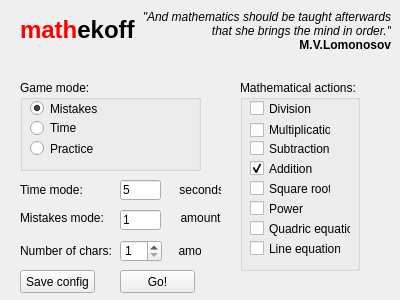
<?xml version="1.0" encoding="UTF-8"?>
<ui version="4.0">
 <class>StartupWindow</class>
 <widget class="QMainWindow" name="StartupWindow">
  <property name="geometry">
   <rect>
    <x>0</x>
    <y>0</y>
    <width>400</width>
    <height>300</height>
   </rect>
  </property>
  <property name="minimumSize">
   <size>
    <width>400</width>
    <height>300</height>
   </size>
  </property>
  <property name="maximumSize">
   <size>
    <width>400</width>
    <height>300</height>
   </size>
  </property>
  <property name="windowTitle">
   <string>mathekoff menu</string>
  </property>
  <widget class="QWidget" name="centralWidget">
   <widget class="QLabel" name="mathekoffLabel">
    <property name="geometry">
     <rect>
      <x>20</x>
      <y>10</y>
      <width>191</width>
      <height>41</height>
     </rect>
    </property>
    <property name="font">
     <font>
      <weight>50</weight>
      <bold>false</bold>
     </font>
    </property>
    <property name="text">
     <string>&lt;html&gt;&lt;head/&gt;&lt;body&gt;&lt;h1&gt;&lt;b style=&quot;color:red&quot;&gt;math&lt;/b&gt;ekoff&lt;/h1&gt;&lt;/body&gt;&lt;/html&gt;</string>
    </property>
   </widget>
   <widget class="QGroupBox" name="gameModeGroup">
    <property name="geometry">
     <rect>
      <x>20</x>
      <y>80</y>
      <width>181</width>
      <height>91</height>
     </rect>
    </property>
    <property name="title">
     <string>Game mode:</string>
    </property>
    <widget class="QRadioButton" name="isMistakesRadio">
     <property name="geometry">
      <rect>
       <x>10</x>
       <y>20</y>
       <width>82</width>
       <height>17</height>
      </rect>
     </property>
     <property name="text">
      <string>Mistakes</string>
     </property>
     <property name="checked">
      <bool>true</bool>
     </property>
    </widget>
    <widget class="QRadioButton" name="isTimeRadio">
     <property name="geometry">
      <rect>
       <x>10</x>
       <y>40</y>
       <width>82</width>
       <height>16</height>
      </rect>
     </property>
     <property name="text">
      <string>Time</string>
     </property>
    </widget>
    <widget class="QRadioButton" name="isPracticeRadio">
     <property name="geometry">
      <rect>
       <x>10</x>
       <y>60</y>
       <width>82</width>
       <height>17</height>
      </rect>
     </property>
     <property name="text">
      <string>Practice</string>
     </property>
    </widget>
   </widget>
   <widget class="QGroupBox" name="actionsGroup">
    <property name="geometry">
     <rect>
      <x>240</x>
      <y>80</y>
      <width>120</width>
      <height>191</height>
     </rect>
    </property>
    <property name="title">
     <string>Mathematical actions:</string>
    </property>
    <widget class="QCheckBox" name="divBox">
     <property name="geometry">
      <rect>
       <x>10</x>
       <y>20</y>
       <width>70</width>
       <height>17</height>
      </rect>
     </property>
     <property name="text">
      <string>Division</string>
     </property>
    </widget>
    <widget class="QCheckBox" name="multipBox">
     <property name="geometry">
      <rect>
       <x>10</x>
       <y>40</y>
       <width>81</width>
       <height>20</height>
      </rect>
     </property>
     <property name="text">
      <string>Multiplication</string>
     </property>
    </widget>
    <widget class="QCheckBox" name="subBox">
     <property name="geometry">
      <rect>
       <x>10</x>
       <y>60</y>
       <width>81</width>
       <height>17</height>
      </rect>
     </property>
     <property name="text">
      <string>Subtraction</string>
     </property>
    </widget>
    <widget class="QCheckBox" name="addBox">
     <property name="geometry">
      <rect>
       <x>10</x>
       <y>80</y>
       <width>70</width>
       <height>17</height>
      </rect>
     </property>
     <property name="text">
      <string>Addition</string>
     </property>
     <property name="checked">
      <bool>true</bool>
     </property>
    </widget>
    <widget class="QCheckBox" name="sqrBox">
     <property name="geometry">
      <rect>
       <x>10</x>
       <y>100</y>
       <width>81</width>
       <height>17</height>
      </rect>
     </property>
     <property name="text">
      <string>Square root</string>
     </property>
    </widget>
    <widget class="QCheckBox" name="powBox">
     <property name="geometry">
      <rect>
       <x>10</x>
       <y>120</y>
       <width>70</width>
       <height>17</height>
      </rect>
     </property>
     <property name="text">
      <string>Power</string>
     </property>
    </widget>
    <widget class="QCheckBox" name="quadEqBox">
     <property name="geometry">
      <rect>
       <x>10</x>
       <y>140</y>
       <width>101</width>
       <height>17</height>
      </rect>
     </property>
     <property name="text">
      <string>Quadric equation</string>
     </property>
    </widget>
    <widget class="QCheckBox" name="lineEqBox">
     <property name="geometry">
      <rect>
       <x>10</x>
       <y>160</y>
       <width>91</width>
       <height>17</height>
      </rect>
     </property>
     <property name="text">
      <string>Line equation</string>
     </property>
    </widget>
   </widget>
   <widget class="QPushButton" name="goButton">
    <property name="geometry">
     <rect>
      <x>120</x>
      <y>270</y>
      <width>75</width>
      <height>23</height>
     </rect>
    </property>
    <property name="text">
     <string>Go!</string>
    </property>
   </widget>
   <widget class="QPushButton" name="saveCfgButton">
    <property name="geometry">
     <rect>
      <x>20</x>
      <y>270</y>
      <width>75</width>
      <height>23</height>
     </rect>
    </property>
    <property name="text">
     <string>Save config</string>
    </property>
   </widget>
   <widget class="QLineEdit" name="secondLineEdit">
    <property name="geometry">
     <rect>
      <x>120</x>
      <y>180</y>
      <width>41</width>
      <height>20</height>
     </rect>
    </property>
    <property name="inputMask">
     <string>99</string>
    </property>
    <property name="text">
     <string>5</string>
    </property>
    <property name="maxLength">
     <number>2</number>
    </property>
   </widget>
   <widget class="QLineEdit" name="amountLineEdit">
    <property name="geometry">
     <rect>
      <x>120</x>
      <y>210</y>
      <width>41</width>
      <height>20</height>
     </rect>
    </property>
    <property name="inputMethodHints">
     <set>Qt::ImhNone</set>
    </property>
    <property name="inputMask">
     <string notr="true">99</string>
    </property>
    <property name="text">
     <string>1</string>
    </property>
    <property name="maxLength">
     <number>2</number>
    </property>
   </widget>
   <widget class="QLabel" name="timeModeLabel">
    <property name="geometry">
     <rect>
      <x>20</x>
      <y>180</y>
      <width>201</width>
      <height>20</height>
     </rect>
    </property>
    <property name="text">
     <string>Time mode:                             seconds</string>
    </property>
   </widget>
   <widget class="QLabel" name="mistakesModeLabel">
    <property name="geometry">
     <rect>
      <x>20</x>
      <y>210</y>
      <width>201</width>
      <height>16</height>
     </rect>
    </property>
    <property name="text">
     <string>Mistakes mode:                       amount</string>
    </property>
   </widget>
   <widget class="QLabel" name="quoteLabel">
    <property name="geometry">
     <rect>
      <x>140</x>
      <y>10</y>
      <width>251</width>
      <height>41</height>
     </rect>
    </property>
    <property name="font">
     <font>
      <italic>true</italic>
     </font>
    </property>
    <property name="text">
     <string>&lt;html&gt;&lt;head/&gt;&lt;body&gt;&lt;p align=&quot;right&quot;&gt;&amp;quot;And mathematics should be taught afterwards that she brings the mind in order.&amp;quot;&lt;br/&gt;&lt;span style=&quot; font-weight:600; font-style:normal;&quot;&gt;M.V.Lomonosov&lt;/span&gt;&lt;/p&gt;&lt;/body&gt;&lt;/html&gt;</string>
    </property>
    <property name="wordWrap">
     <bool>true</bool>
    </property>
   </widget>
   <widget class="QSpinBox" name="numbersAmountSpin">
    <property name="geometry">
     <rect>
      <x>120</x>
      <y>240</y>
      <width>42</width>
      <height>22</height>
     </rect>
    </property>
    <property name="minimum">
     <number>1</number>
    </property>
    <property name="maximum">
     <number>3</number>
    </property>
    <property name="displayIntegerBase">
     <number>10</number>
    </property>
   </widget>
   <widget class="QLabel" name="charsNumberLabel">
    <property name="geometry">
     <rect>
      <x>20</x>
      <y>240</y>
      <width>181</width>
      <height>21</height>
     </rect>
    </property>
    <property name="text">
     <string>Number of chars:                    amount</string>
    </property>
   </widget>
   <zorder>charsNumberLabel</zorder>
   <zorder>mathekoffLabel</zorder>
   <zorder>gameModeGroup</zorder>
   <zorder>actionsGroup</zorder>
   <zorder>goButton</zorder>
   <zorder>saveCfgButton</zorder>
   <zorder>timeModeLabel</zorder>
   <zorder>mistakesModeLabel</zorder>
   <zorder>quoteLabel</zorder>
   <zorder>secondLineEdit</zorder>
   <zorder>amountLineEdit</zorder>
   <zorder>numbersAmountSpin</zorder>
  </widget>
 </widget>
 <layoutdefault spacing="6" margin="11"/>
 <resources/>
 <connections/>
</ui>
